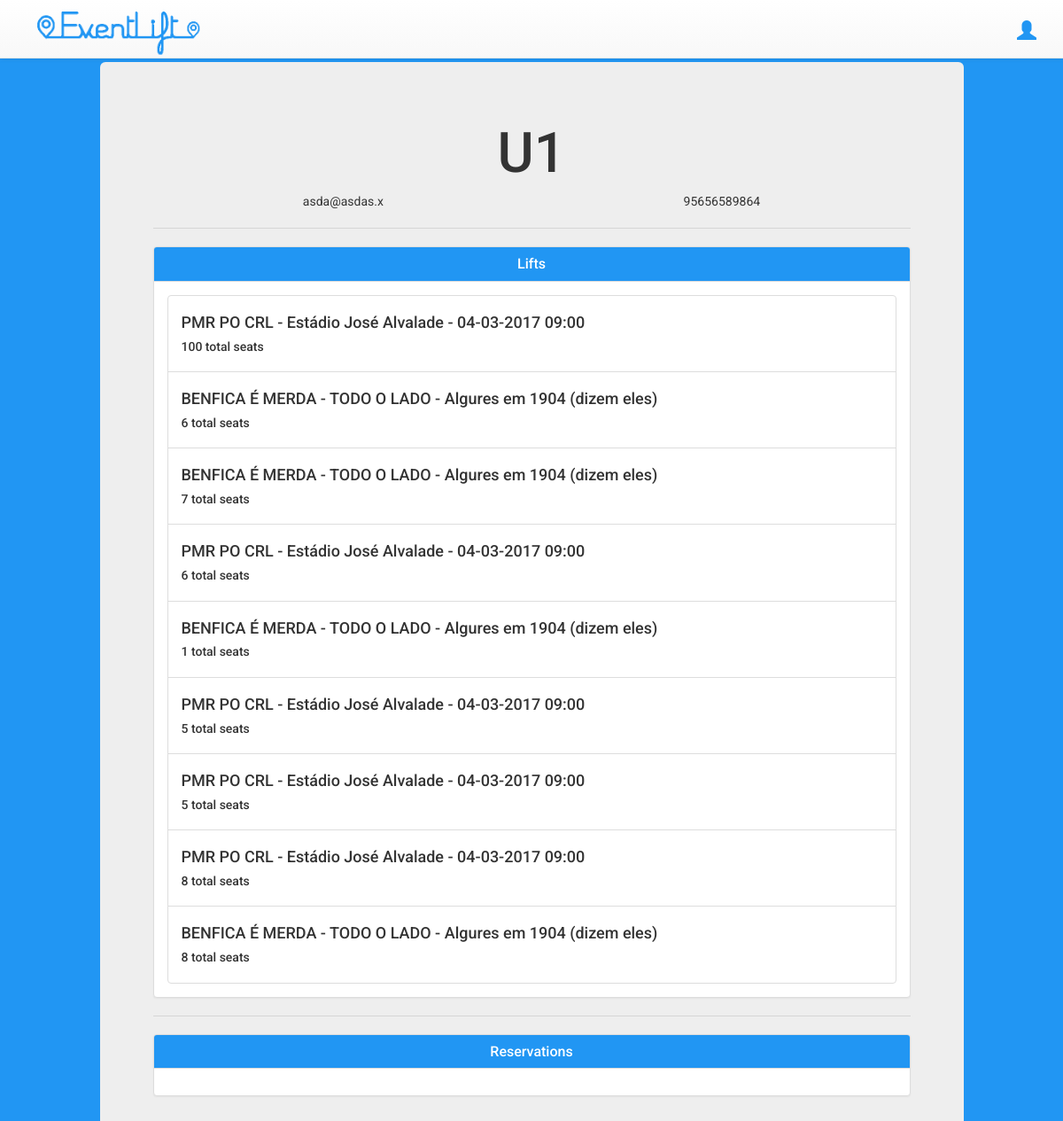
Before: /profile (signed in) with the older database file.
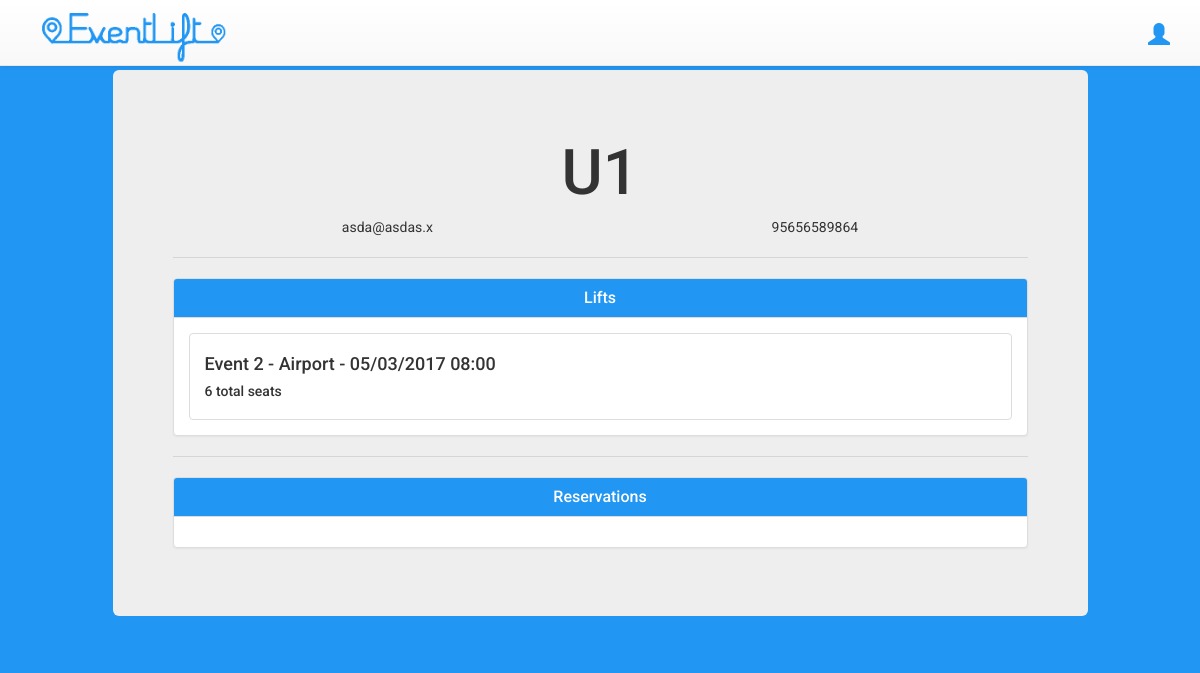
After: the same page with the newer database file.
### tables this page shows
CREATE TABLE Users (
    user VARCHAR(32) NOT NULL,
    pass VARCHAR(32) NOT NULL,
    email VARCHAR(64) NOT NULL,
    phone VARCHAR(16) NOT NULL,
    reputation INTEGER,
    UNIQUE(user),
    UNIQUE(email)
);

CREATE TABLE Lifts(
    owner REFERENCES Users(rowID),
    event REFERENCES Events(rowID),
    price INTEGER NOT NULL,
    twoway INTEGER NOT NULL,
    lftime VARCHAR(32) NOT NULL,
    lfplace VARCHAR(32) NOT NULL,
    numseats INTEGER NOT NULL,
    emptyseats INTEGER NOT NULL CHECK(emptyseats >= 0)
);

CREATE TABLE Events(
    name VARCHAR(64) NOT NULL,
    local VARCHAR(32) NOT NULL,
    stdate VARCHAR(32) NOT NULL,
    endate VARCHAR(32) NOT NULL,
    PRIMARY KEY(name, local)
);

### eventlift/views.py (the view)
@app.route('/profile')
def profile():
    if not session.get('username'):
        return redirect(url_for('index'))
    user_data = models.get_user_data(session['username'])
    user_lifts = models.get_user_lifts(session['username'])
    user_reservations = models.get_user_reservations(session['username'])
    return render_template('profile.html', user_data=user_data, user_lifts=user_lifts, user_reservations=user_reservations)

### eventlift/models.py (called while the page is built)
def get_userid(username):
    db = sqlite3.connect(DATABASE)
    cur = db.cursor()
    cur.execute('SELECT rowid FROM Users WHERE user=?', (username,))
    userid = cur.fetchall()
    db.close()
    return userid

def get_user_data(username):
    db = sqlite3.connect(DATABASE)
    cur = db.cursor()
    cur.execute('SELECT user, email, phone FROM Users WHERE user=?', (username,))
    userdata = cur.fetchall()
    db.close()
    return userdata

def get_user_lifts(username):
    db = sqlite3.connect(DATABASE)
    cur = db.cursor()
    userid = get_userid(username)[0][0]
    cur.execute('SELECT *,Lifts.rowid FROM Lifts JOIN Events ON (Lifts.event = Events.rowid) WHERE owner=?', (userid,))
    user_lifts = cur.fetchall()
    db.close()
    return user_lifts

def get_user_reservations(username):
    db = sqlite3.connect(DATABASE)
    cur = db.cursor()
    userid = get_userid(username)[0][0]
    cur.execute('SELECT * FROM Reservations JOIN Lifts ON Lifts.rowid = Reservations.lift JOIN Events ON  Lifts.event = Events.rowid WHERE Reservations.user=?', (userid,))
    user_reservations = cur.fetchall()
    db.close()
    return user_reservations

### eventlift/templates/profile.html (shortened to what this page needs)
{% extends "base.html" %} {% block head %}
<link rel="stylesheet" type="text/css" href="../static/profile.css"> {% endblock %} {% block content %}
<div class="container">
    <div class="row">
        <div class="col-md-10 col-md-offset-1 col-xs-10 col-xs-offset-1">
            <div class="row">
                <div class="jumbotron">
                    <h1 class="text-center">{{ session['username'] }}</h1>
                    <ul class="nav nav-pills nav-justified text-center" role="tablist">
                        <li>{{user_data[0][1]}}</li>
                        <li>{{user_data[0][2]}}</li>
                    </ul>
                    <hr>
                    <div class="panel panel-default">
                        <div class="panel-heading">
                            <h3 class="panel-title text-center">Lifts</h3>
                        </div>
                        <div class="panel-body">
                            {% for lift in user_lifts %}
                            <div onclick="window.location.href='/lift/{{ lift[12] }}'" class="list-group-item">
                                <h4>{{lift[8]}} - {{lift[9]}} - {{lift[10]}}</h4>
                                <h5>{{lift[6]}} total seats</h5>
                            </div>
                            {% endfor %}
                        </div>
                    </div>
                    <hr>
                    <div class="panel panel-default">
                        <div class="panel-heading">
                            <h3 class="panel-title text-center">Reservations</h3>
                        </div>
                        <div class="panel-body">
                        </div>
                    </div>
                </div>
            </div>
        </div>
    </div>
</div> {% endblock %}

### eventlift/templates/base.html (shortened to what this page needs)
<!DOCTYPE html>
<html lang="en">
<head>
    <link rel="stylesheet" href="https://maxcdn.bootstrapcdn.com/bootstrap/3.3.7/css/bootstrap.min.css">
    <link rel="stylesheet" href="https://maxcdn.bootstrapcdn.com/bootstrap/3.3.7/css/bootstrap-theme.min.css">
    <link rel="stylesheet" type="text/css" href="{{ url_for('static', filename='base.css') }}">
    {% block head %} {% endblock %}
</head>
<body>
  <nav class="navbar navbar-default navbar-fixed-top">
      <div class="container">
          <div class="navbar-header">
              <a href="/"><img alt="Brand" id="brand-image" src="{{ url_for('static', filename='teste.png') }}"></a>
          </div>
          <div id="navbar" class="navbar-collapse collapse">
              <ul class="nav navbar-nav navbar-right">
                  {% if session['username'] is not defined %}
                  <li><a href="/login">Login<span class="sr-only">(current)</span></a></li>
                  <li><a href="/register">Register<span class="sr-only">(current)</span></a></li>
                  {% else %}
                  <li class="dropdown">
                      <a href="#" class="dropdown-toggle" data-toggle="dropdown"  role="button" aria-haspopup="true" aria-expanded="false"><span class="glyphicon glyphicon-user" id="user-icon" aria-hidden="true"></span></a>
                  </li>
                  {% endif %}
              </ul>
          </div>
      </div>
  </nav>
    <div id="content">
        {% block content %} {% endblock %}
    </div>
</body>
</html>

### eventlift/static/base.css (style rules this page uses)
body { font-family: 'Roboto', sans-serif; background-color: #2196f3; }
#brand-image { max-height: 65px; }
#user-icon { font-size: 22px; color: #2196f3; }
#navbar { text-align: center; }
#navbar li { padding-top: 7px; }

### eventlift/static/profile.css (style rules this page uses)
#content { margin-top: 70px; }
.panel-default>.panel-heading { color: white; background-color: #2196f3; background-image: none; font-weight: 900; }

Changed rows visible on the page:
no longer on this page (row edited): Lifts: name "PMR PO CRL", local "Estádio José Alvalade", stdate "04-03-2017 09:00", numseats "100"
removed Lifts: name "BENFICA É MERDA", local "TODO O LADO", stdate "Algures em 1904 (dizem eles)", numseats "6"
removed Lifts: name "BENFICA É MERDA", local "TODO O LADO", stdate "Algures em 1904 (dizem eles)", numseats "7"
removed Lifts: name "PMR PO CRL", local "Estádio José Alvalade", stdate "04-03-2017 09:00", numseats "6"
removed Lifts: name "BENFICA É MERDA", local "TODO O LADO", stdate "Algures em 1904 (dizem eles)", numseats "1"
removed Lifts: name "PMR PO CRL", local "Estádio José Alvalade", stdate "04-03-2017 09:00", numseats "5"
removed Lifts: name "PMR PO CRL", local "Estádio José Alvalade", stdate "04-03-2017 09:00", numseats "5"
removed Lifts: name "PMR PO CRL", local "Estádio José Alvalade", stdate "04-03-2017 09:00", numseats "8"
removed Lifts: name "BENFICA É MERDA", local "TODO O LADO", stdate "Algures em 1904 (dizem eles)", numseats "8"
now on this page (row edited): Lifts: name "Event 2", local "Airport", stdate "05/03/2017 08:00", numseats "6"
